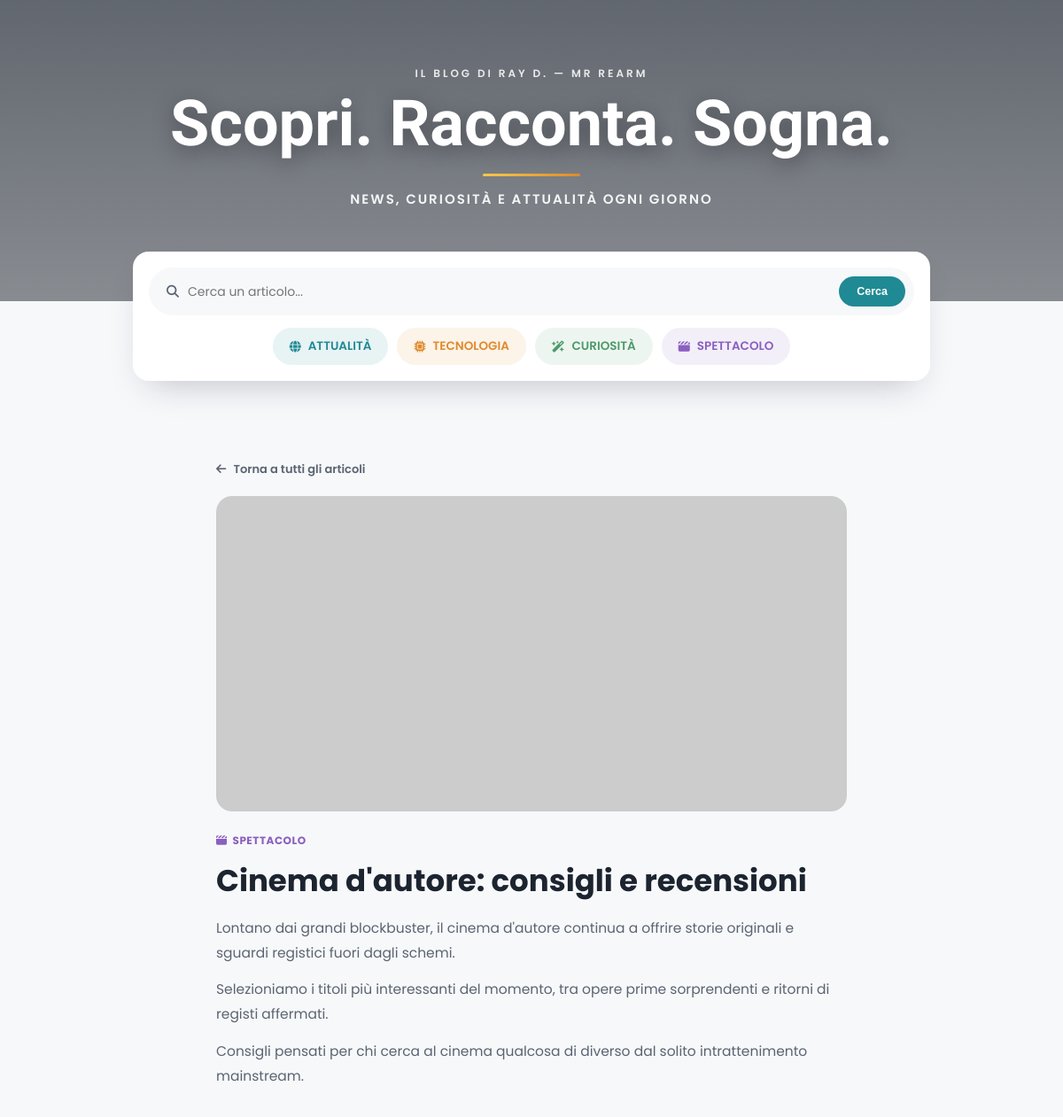
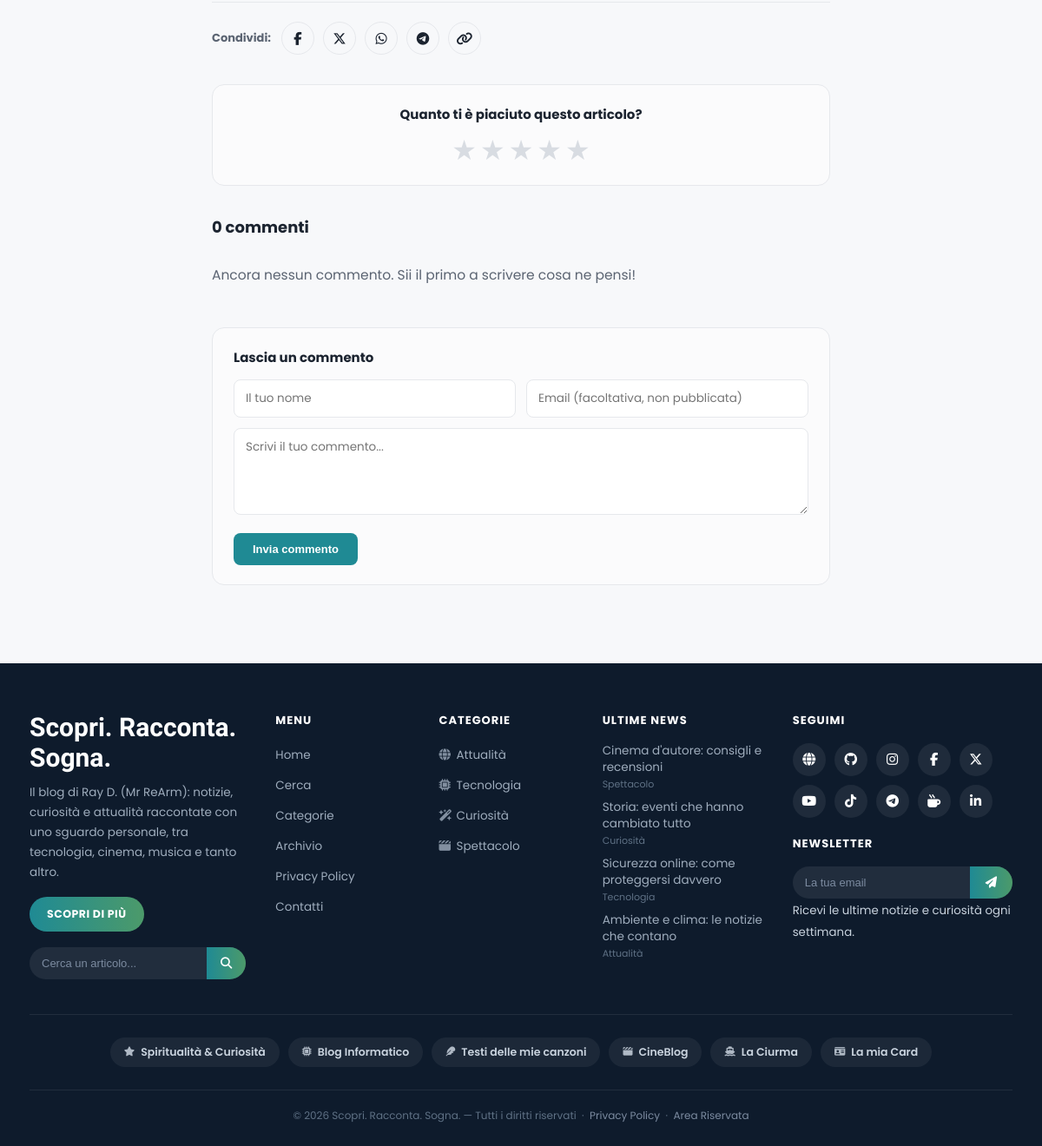
The page /cinema-dautore-consigli-e-recensioni on the database its author committed (2 pictures, top to bottom).
### tables this page shows
CREATE TABLE IF NOT EXISTS categories (
  id INT AUTO_INCREMENT PRIMARY KEY,
  slug VARCHAR(40) NOT NULL UNIQUE,
  name VARCHAR(60) NOT NULL,
  color_hex VARCHAR(7) NOT NULL DEFAULT '#1f8a94',
  icon_class VARCHAR(60) NOT NULL DEFAULT 'fa-solid fa-globe',
  sort_order INT NOT NULL DEFAULT 0
);

CREATE TABLE IF NOT EXISTS article_categories (
  article_id INT NOT NULL,
  category_id INT NOT NULL,
  PRIMARY KEY (article_id, category_id),
  FOREIGN KEY (article_id) REFERENCES articles(id) ON DELETE CASCADE,
  FOREIGN KEY (category_id) REFERENCES categories(id) ON DELETE CASCADE
);

CREATE TABLE IF NOT EXISTS articles (
  id INT AUTO_INCREMENT PRIMARY KEY,
  category_id INT NOT NULL,
  title VARCHAR(200) NOT NULL,
  slug VARCHAR(220) NOT NULL UNIQUE,
  excerpt VARCHAR(300) DEFAULT NULL,
  content TEXT NOT NULL,
  image_url VARCHAR(400) NOT NULL,
  status ENUM('published','draft') NOT NULL DEFAULT 'published',
  published_at DATETIME DEFAULT CURRENT_TIMESTAMP,
  created_at DATETIME DEFAULT CURRENT_TIMESTAMP,
  updated_at DATETIME DEFAULT CURRENT_TIMESTAMP ON UPDATE CURRENT_TIMESTAMP,
  FOREIGN KEY (category_id) REFERENCES categories(id) ON DELETE CASCADE
);

### article.php (the view, shortened to what the rows shown need)
<?php
require __DIR__ . '/config.php';
require __DIR__ . '/functions.php';
$slugParam = $_GET['slug'] ?? null;
$idParam = (int)($_GET['id'] ?? 0);
if ($slugParam) {
    $article = get_article_by_slug($pdo, $slugParam);
} elseif ($idParam) {
    $article = get_article($pdo, $idParam);
} else {
    $article = null;
}
$id = (int)$article['id'];
$pageTitle = $article['title'] . ' — ' . get_setting($pdo, 'site_title', '');
$articleCategories = get_article_categories($pdo, $id);
$ratingStats = get_rating_stats($pdo, $id);
$comments = get_comments($pdo, $id, true);
$hasVoted = isset($_COOKIE['voted_articles']) && in_array((string)$id, explode(',', $_COOKIE['voted_articles']), true);
$currentUrl = absolute_url(article_url($article));
$shareTitle = rawurlencode($article['title']);
$shareUrl = rawurlencode($currentUrl);
require __DIR__ . '/partials/header.php';
?>
<div class="article-page">
  <a class="article-back" href="<?= url('index.php') ?>"><i class="fa-solid fa-arrow-left"></i> Torna a tutti gli articoli</a>
  <div class="article-media">
    <img src="<?= h($article['image_url']) ?>" alt="<?= h($article['title']) ?>">
  </div>
  <div class="article-tags">
    <?php foreach ($articleCategories as $c): ?>
      <span class="article-tag" style="color:<?= h($c['color_hex']) ?>">
        <i class="<?= h($c['icon_class']) ?>"></i> <?= h($c['name']) ?>
      </span>
    <?php endforeach; ?>
  </div>
  <h1><?= h($article['title']) ?></h1>
  <?= render_content($article['content']) ?>
  <div class="share-row">
    <span class="share-label">Condividi:</span>
    <a href="https://www.facebook.com/sharer/sharer.php?u=<?= $shareUrl ?>" target="_blank" rel="noopener" title="Facebook"><i class="fa-brands fa-facebook-f"></i></a>
    <a href="https://twitter.com/intent/tweet?url=<?= $shareUrl ?>&text=<?= $shareTitle ?>" target="_blank" rel="noopener" title="X"><i class="fa-brands fa-x-twitter"></i></a>
    <a href="https://api.whatsapp.com/send?text=<?= $shareTitle ?>%20<?= $shareUrl ?>" target="_blank" rel="noopener" title="WhatsApp"><i class="fa-brands fa-whatsapp"></i></a>
    <a href="https://t.me/share/url?url=<?= $shareUrl ?>&text=<?= $shareTitle ?>" target="_blank" rel="noopener" title="Telegram"><i class="fa-brands fa-telegram"></i></a>
    <button type="button" class="share-copy" onclick="copyArticleLink(this)" title="Copia link"><i class="fa-solid fa-link"></i></button>
  </div>
  <div class="rating-box" id="voto">
    <h3>Quanto ti è piaciuto questo articolo?</h3>
    <?php if ($hasVoted): ?>
      <div class="rating-result">
        <?= render_stars_display($ratingStats['average']) ?>
        <span><?= $ratingStats['average'] ?> su 5 — <?= $ratingStats['count'] ?> <?= $ratingStats['count'] === 1 ? 'voto' : 'voti' ?> (hai già votato, grazie!)</span>
      </div>
    <?php else: ?>
      <form method="post" action="<?= url('rating-submit.php') ?>" class="star-rating">
      </form>
    <?php endif; ?>
  </div>
  <div class="comments-section" id="commenti">
    <h3><?= count($comments) ?> <?= count($comments) === 1 ? 'commento' : 'commenti' ?></h3>
    <?php if (!$comments): ?>
      <p class="no-comments">Ancora nessun commento. Sii il primo a scrivere cosa ne pensi!</p>
    <?php endif; ?>
    <div id="scrivi-commento" class="comment-form-box">
    </div>
  </div>
</div>
<?php require __DIR__ . '/partials/footer.php'; ?>

### partials/header.php (shortened to what the rows shown need)
<?php
$siteTitle   = get_setting($pdo, 'site_title', 'Scopri. Racconta. Sogna.');
$heroImage   = get_setting($pdo, 'hero_image', 'https://picsum.photos/seed/newsdesk/1600/700');
$categories  = get_categories($pdo);
?>
<!DOCTYPE html>
<html lang="it">
<head>
<link rel="stylesheet" href="https://cdnjs.cloudflare.com/ajax/libs/font-awesome/6.5.1/css/all.min.css">
<link rel="stylesheet" href="<?= url('assets/style.css') ?>">
</head>
<body>
<header class="hero" style="background: linear-gradient(180deg, rgba(10,20,35,.55), rgba(10,20,35,.35)), url('<?= h($heroImage) ?>') center/cover no-repeat;">
  <div>
    <h1 onclick="window.location.href='<?= url('index.php') ?>'"><?= h($siteTitle) ?></h1>
  </div>
</header>
<div class="wrap">
  <div class="hero-panel">
    <nav class="cat-nav">
      <?php foreach ($categories as $cat): ?>
        <div class="cat-pill" data-cat="<?= h($cat['slug']) ?>" onclick="filterCategory('<?= h($cat['slug']) ?>')"
             style="color:<?= h($cat['color_hex']) ?>; background:<?= h($cat['color_hex']) ?>1a;">
          <i class="<?= h($cat['icon_class']) ?>"></i> <?= upper(h($cat['name'])) ?>
        </div>
      <?php endforeach; ?>
    </nav>
  </div>
</div>

### functions.php (shortened to what the rows shown need)
<?php
function get_categories($pdo): array {
    static $cache = null;
    if ($cache === null) {
        $cache = $pdo->query('SELECT * FROM categories ORDER BY sort_order ASC')->fetchAll();
    }
    return $cache;
}
function get_articles($pdo, ?string $catSlug = null, bool $onlyPublished = true, ?int $limit = null, ?int $offset = null): array {
    $sql = 'SELECT a.*, c.slug AS cat_slug, c.name AS cat_name, c.color_hex, c.icon_class
            FROM articles a JOIN categories c ON a.category_id = c.id';
    $where = [];
    $params = [];
    if ($onlyPublished) { $where[] = "a.status = 'published'"; }
    if ($where) { $sql .= ' WHERE ' . implode(' AND ', $where); }
    $sql .= ' ORDER BY a.published_at DESC, a.id DESC';
    $stmt = $pdo->prepare($sql);
    $stmt->execute($params);
    return $stmt->fetchAll();
}
function get_categories_for_articles($pdo, array $articleIds): array {
    $placeholders = implode(',', array_fill(0, count($articleIds), '?'));
    $stmt = $pdo->prepare("SELECT ac.article_id, c.id, c.slug, c.name, c.color_hex, c.icon_class
                            FROM article_categories ac
                            JOIN categories c ON ac.category_id = c.id
                            WHERE ac.article_id IN ($placeholders)
                            ORDER BY c.sort_order ASC");
    $stmt->execute($articleIds);
    $map = [];
    foreach ($stmt->fetchAll() as $row) {
        $map[(int)$row['article_id']][] = $row;
    }
    return $map;
}
function get_article_categories($pdo, int $articleId): array {
    $map = get_categories_for_articles($pdo, [$articleId]);
    return $map[$articleId] ?? [];
}
function get_comments($pdo, int $articleId, bool $onlyApproved = true): array {
    $sql = 'SELECT * FROM comments WHERE article_id = ?';
    $params = [$articleId];
    if ($onlyApproved) { $sql .= " AND status = 'approved'"; }
    $sql .= ' ORDER BY created_at ASC';
    $stmt = $pdo->prepare($sql);
    $stmt->execute($params);
    return $stmt->fetchAll();
}
function get_article_by_slug($pdo, string $slug): ?array {
    $stmt = $pdo->prepare('SELECT a.*, c.slug AS cat_slug, c.name AS cat_name, c.color_hex, c.icon_class
                            FROM articles a JOIN categories c ON a.category_id = c.id
                            WHERE a.slug = ?');
    $stmt->execute([$slug]);
    $row = $stmt->fetch();
    return $row ?: null;
}
function get_setting($pdo, string $key, string $default = ''): string {
    static $cache = null;
    if ($cache === null) {
        $cache = [];
        foreach ($pdo->query('SELECT setting_key, setting_value FROM settings') as $row) {
            $cache[$row['setting_key']] = $row['setting_value'];
        }
    }
    return $cache[$key] ?? $default;
}
function render_content(string $text): string {
    $paragraphs = preg_split('/\r?\n\r?\n/', trim($text));
    $html = '';
    $sizeMap = [
        'piccolo' => '0.85em',
        'normale' => '1em',
        'grande'  => '1.3em',
        'enorme'  => '1.6em',
    ];
    foreach ($paragraphs as $p) {
        $p = trim($p);
        $safe = nl2br(h($p));
        $safe = preg_replace('/\*\*(.+?)\*\*/s', '<strong>$1</strong>', $safe);
        $safe = preg_replace('/\*(.+?)\*/s', '<em>$1</em>', $safe);
        $safe = preg_replace('/\+\+(.+?)\+\+/s', '<u>$1</u>', $safe);
        $safe = preg_replace('/~~(.+?)~~/s', '<del>$1</del>', $safe);
        $safe = preg_replace_callback('/\[size=(piccolo|normale|grande|enorme)\](.+?)\[\/size\]/s',
            function ($m) use ($sizeMap) {
                return '<span style="font-size:' . $sizeMap[$m[1]] . '">' . $m[2] . '</span>';
            }, $safe);
        $safe = preg_replace(
            '/\[([^\]]+)\]\s*\((https?:\/\/[^\s)]+)\)/',
            '<a href="$2" target="_blank" rel="noopener">$1</a>',
            $safe
        );
        $html .= '<p>' . $safe . '</p>';
    }
    return $html;
}
function article_url(array $article): string {
    $slug = $article['slug'] ?? '';
    return $slug !== '' ? url($slug) : url('article.php?id=' . (int)$article['id']);
}
function upper(string $text): string {
    return function_exists('mb_strtoupper') ? mb_strtoupper($text, 'UTF-8') : strtoupper($text);
}
function absolute_url(string $path): string {
    $forwardedProto = strtolower($_SERVER['HTTP_X_FORWARDED_PROTO'] ?? '');
    $isHttps = (!empty($_SERVER['HTTPS']) && $_SERVER['HTTPS'] !== 'off') || $forwardedProto === 'https';
    $scheme = $isHttps ? 'https' : 'http';
    $host = $_SERVER['HTTP_HOST'] ?? '';
    return $scheme . '://' . $host . $path;
}

### partials/footer.php (shortened to what the rows shown need)
<?php
$categories = get_categories($pdo);
$latest     = get_articles($pdo, null, true);
$latest     = array_slice($latest, 0, 4);
?>
<footer>
  <div class="wrap">
    <div class="footer-grid">
      <div class="f-brand">
        <h2><?= h(get_setting($pdo, 'site_title', 'Scopri. Racconta. Sogna.')) ?></h2>
      </div>
      <div>
        <ul>
          <?php foreach ($categories as $cat): ?>
            <li><a href="<?= url('index.php?cat=' . urlencode($cat['slug'])) ?>"><i class="<?= h($cat['icon_class']) ?>"></i><?= h($cat['name']) ?></a></li>
          <?php endforeach; ?>
        </ul>
      </div>
      <div>
        <ul class="f-news">
          <?php foreach ($latest as $art): ?>
            <li><a href="<?= article_url($art) ?>"><?= h($art['title']) ?><span class="f-date"><?= h($art['cat_name']) ?></span></a></li>
          <?php endforeach; ?>
        </ul>
      </div>
    </div>
  </div>
</footer>
</body>
</html>

### rows shown on the page
categories: name "ATTUALITÀ", name "Attualità"
categories: name "TECNOLOGIA", name "Tecnologia"
categories: name "CURIOSITÀ", name "Curiosità"
categories: name "SPETTACOLO", name "Spettacolo"
article_categories: category.name "SPETTACOLO"
articles: title "Cinema d'autore: consigli e recensioni", content "Lontano dai grandi blockbuster, il cinema d'autore continua a offrire storie originali e sguardi registici fuori dagli schemi.", content "Selezioniamo i titoli più interessanti del momento, tra opere prime sorprendenti e ritorni di registi affermati.", content "Consigli pensati per chi cerca al cinema qualcosa di diverso dal solito intrattenimento mainstream.", category.name "Spettacolo"
articles: title "Storia: eventi che hanno cambiato tutto", category.name "Curiosità"
articles: title "Sicurezza online: come proteggersi davvero", category.name "Tecnologia"
articles: title "Ambiente e clima: le notizie che contano", category.name "Attualità"

### other values the page prints
$siteEyebrow "IL BLOG DI RAY D. — MR REARM"
$siteTitle "Scopri. Racconta. Sogna."
$siteTagline "NEWS, CURIOSITÀ E ATTUALITÀ OGNI GIORNO"
count($comments) "0"
get_setting($pdo, 'site_title', 'Scopri. Racconta. Sogna.') "Scopri. Racconta. Sogna."
$footerBio "Il blog di Ray D. (Mr ReArm): notizie, curiosità e attualità raccontate con uno sguardo personale, tra tecnologia, cinema, musica e tanto altro."
$p['label'] "Spiritualità & Curiosità"
$p['label'] "Blog Informatico"
$p['label'] "Testi delle mie canzoni"
$p['label'] "CineBlog"
$p['label'] "La Ciurma"
$p['label'] "La mia Card"
